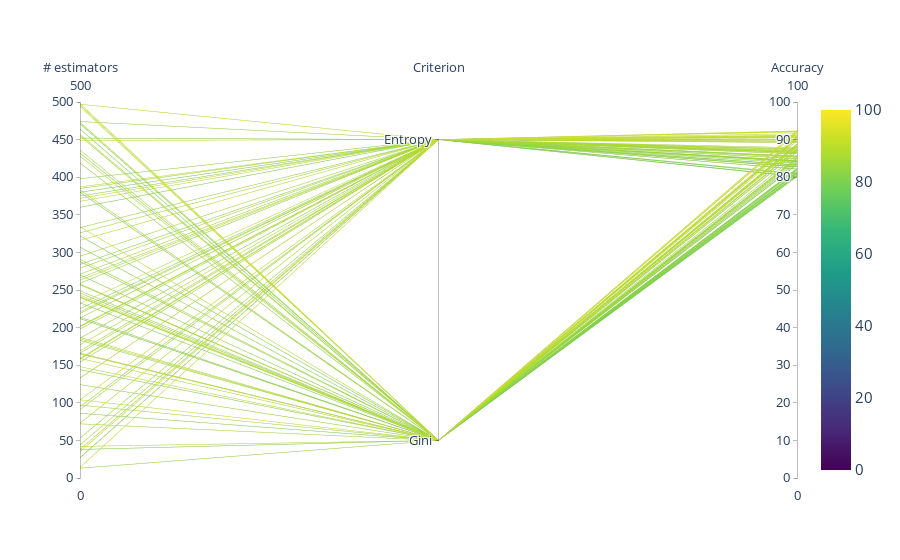

Notebook code for this chart:
### Code cell
# Plot grid search result (RF)
df = df_rf
fig = go.Figure(data=
    go.Parcoords(
        line = dict(color = df["accuracy"],
                   colorscale = "viridis",
                   showscale = True,
                   cmin = 0,
                   cmax = 100),
        dimensions = list([
            dict(range = [0,500],
                 label = "# estimators", values = df["n_estimators"]),
            dict(range = [0,1],
                 tickvals = [0.1, 0.9],
                 ticktext=["Gini", "Entropy"],
                 label = 'Criterion', values = df['criterion']),
            dict(range = [0,100],
                 label = 'Accuracy', values = df['accuracy'])
        
        ])
    )
               )

fig.update_layout(
    plot_bgcolor = 'white',
    paper_bgcolor = 'white',
    font_size=15
)
fig.show()
